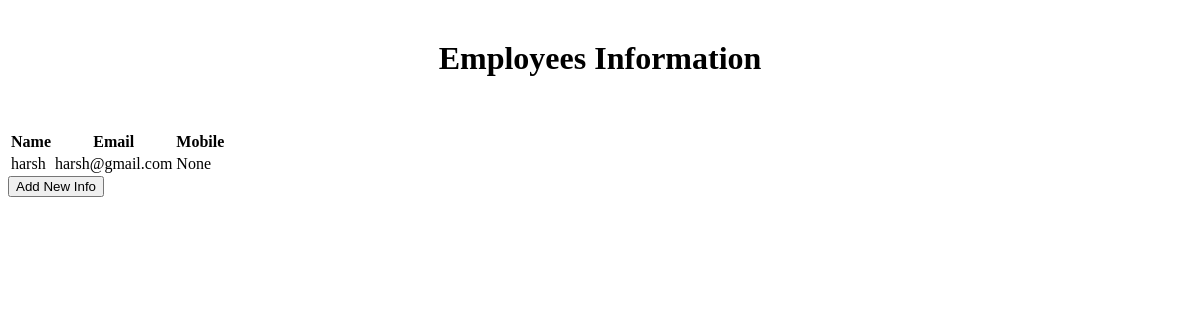
The page /list/ on the database as committed earlier.
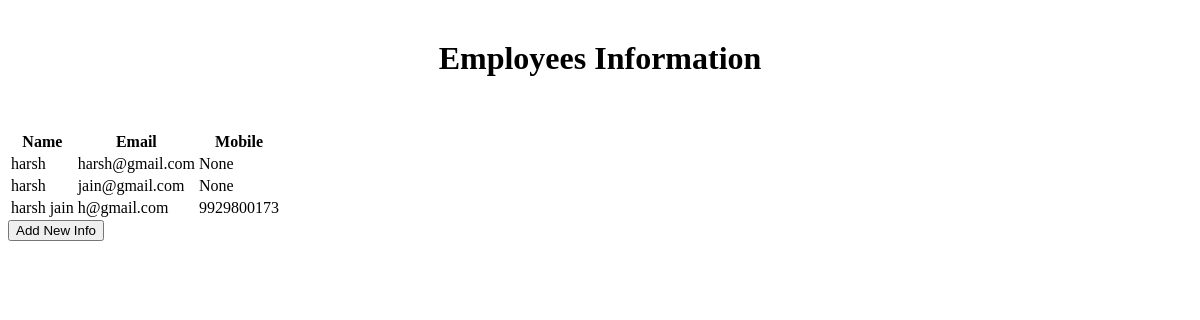
The same page on the database as committed later.
### walletapp/models.py (models this page shows, shortened)
class wallet(models.Model):
    email = models.EmailField(max_length=100, null=True, blank=True)
    name = models.CharField(max_length=50,blank=True,null=True)
    mobile = models.IntegerField(blank=True,null=True)
    otp = models.IntegerField(blank=True,null=True)
    id = models.IntegerField(primary_key= True)
    amount = models.IntegerField(blank=True,null=True)

### walletapp/views.py (the view)
# urls.py: path('list/', employees_list, name='employees-list'),
def employees_list(request):
    employee = wallet.objects.all()
    return render(request, 'list.html', {"employees":employee})

### templates/list.html (shortened to what this page needs)
{% block content %}
    <h1 style="text-align: center; padding-top: 1em; padding-bottom: 1em;">Employees Information</h1>
    <table class="table table-striped">
        <thead>
            <tr>
                <th scope="col">Name</th>
                <th scope="col">Email</th>
                <th scope="col">Mobile</th>
            </tr>
        </thead>
        <tbody>
            {% for emp in employees %}
                <tr>
                    <td>{{ emp.name }}</td>
                    <td>{{ emp.email }}</td>
                    <td>{{ emp.mobile }}</td>
                </tr>
            {% endfor %}
        </tbody>
    </table>
    <div class="text-center">
        <a href="{% url 'register' %}"><button type="button" class="btn btn-primary">Add New Info</button></a>
    </div>
{% endblock content %}

Rows that differ between the two databases and show on the page:
added wallet: name "harsh", email "jain@gmail.com", mobile "None"
added wallet: name "harsh jain", email "h@gmail.com", mobile "9929800173"
